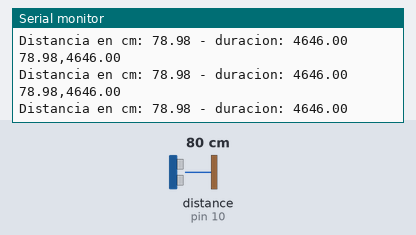
A sketch run on a simulated Arduino Uno, built with avr-gcc and run on an emulated ATmega328P. On the bench: the last lines printed to the serial monitor. Wiring (inferred from the names in the program): ultrasonic range finder: trigger pin 9; echo pin 10. The test bench sets the inputs (shaded band); at power-on: distance to the obstacle (sensor on pin 10) 80 cm. The echo pulse lasts 58.3 µs per cm.

Above: at 1.2 s.
1.3 s: distance to the obstacle (sensor on pin 10) set to 2 cm
At 1.8 s:
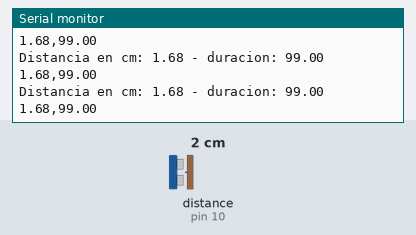
4.3 s: distance to the obstacle (sensor on pin 10) set to 4 cm
At 4.8 s:
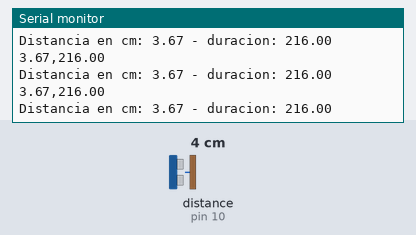
7.3 s: distance to the obstacle (sensor on pin 10) set to 2 cm
At 7.8 s:
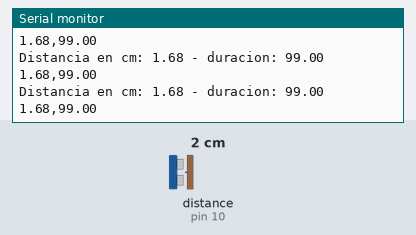
10.3 s: distance to the obstacle (sensor on pin 10) set to 18 cm
At 10.8 s:
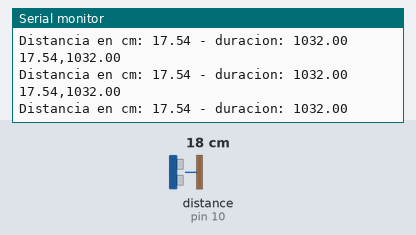
13.3 s: distance to the obstacle (sensor on pin 10) set to 9 cm
At 13.9 s:
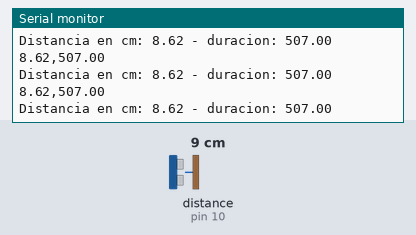
16.3 s: distance to the obstacle (sensor on pin 10) set to 35 cm
At 16.8 s:
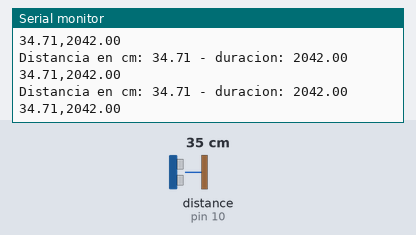
Timing chart, 0 to 19.3 s (numbered marks = the images above; inputs shaded):
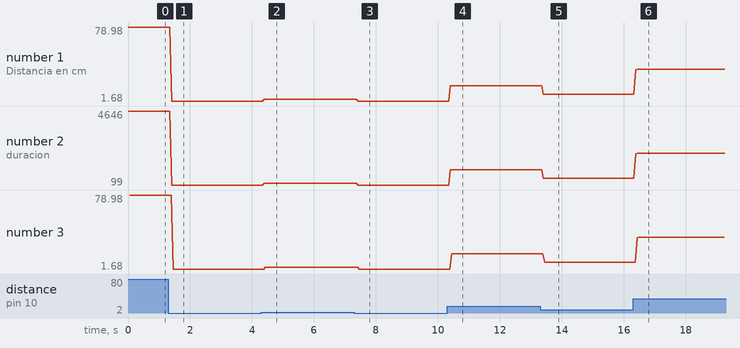

The sketch:

04-Ultrasonico.ino
```cpp
// (licence header left out)
// ---- Constantes
const int   trigPin = 9;     // Puerto de envío
const int   echoPin = 10;    // Puerto de recepción

// ---- Variables
float
  duration,                  // Tiempo de vuelo
  distance;                  // Distancia en cm

void setup() {
  pinMode(trigPin, OUTPUT);  // Establece el puerto como de salida
  pinMode(echoPin, INPUT);   // Establece el puerto como de entrada
  Serial.begin(9600);        // Inicia la comunicación serial
}  // void setup

void loop() {
  //  Limpia el puerto de envío
  digitalWrite(trigPin, LOW);
  delayMicroseconds(2);

  // Pone el puerto de envío en HIGH por 5 microsegundos
  digitalWrite(trigPin, HIGH);
  delayMicroseconds(5);
  digitalWrite(trigPin, LOW);
  delayMicroseconds(2);

  // Lee la señal de regreso de la onda de sonido en microsegundos
  duration = pulseIn(echoPin, HIGH);

  // Calcula la distancia
  distance = ((duration / 2.0) / 29.4118);

  // Muestra el resultado en el monitor serial
  Serial.print("Distancia en cm: ");
  Serial.print(distance);
  Serial.print(" - duracion: ");
  Serial.println(duration);

  // Muestra el resultado para el Serial Plotter
  Serial.print(distance);
  Serial.print(",");
  Serial.println(duration);
} // void loop
```

Measured:
- after the input at 1.3 s, the serial monitor: prints a new line after 0.12 s (image 1)
- after the input at 4.3 s, the serial monitor: prints a new line after 0.09 s (image 2)
- after the input at 10.3 s, the serial monitor: prints a new line after 0.10 s (image 4)
- after the input at 13.3 s, the serial monitor: prints a new line after 0.11 s (image 5)
- after the input at 16.3 s, the serial monitor: prints a new line after 0.08 s (image 6)
- plotted number 1: 78.98 → 1.68 after the input at 1.3 s, 1.68 → 3.67 after the input at 4.3 s, 1.68 → 17.54 after the input at 10.3 s, 17.54 → 8.62 after the input at 13.3 s, 8.62 → 34.71 after the input at 16.3 s
- plotted number 2: 4646 → 99 after the input at 1.3 s, 99 → 216 after the input at 4.3 s, 99 → 1032 after the input at 10.3 s, 1032 → 507 after the input at 13.3 s, 507 → 2042 after the input at 16.3 s
- plotted number 3: 78.98 → 1.68 after the input at 1.3 s, 1.68 → 3.67 after the input at 4.3 s, 1.68 → 17.54 after the input at 10.3 s, 17.54 → 8.62 after the input at 13.3 s, 8.62 → 34.71 after the input at 16.3 s
